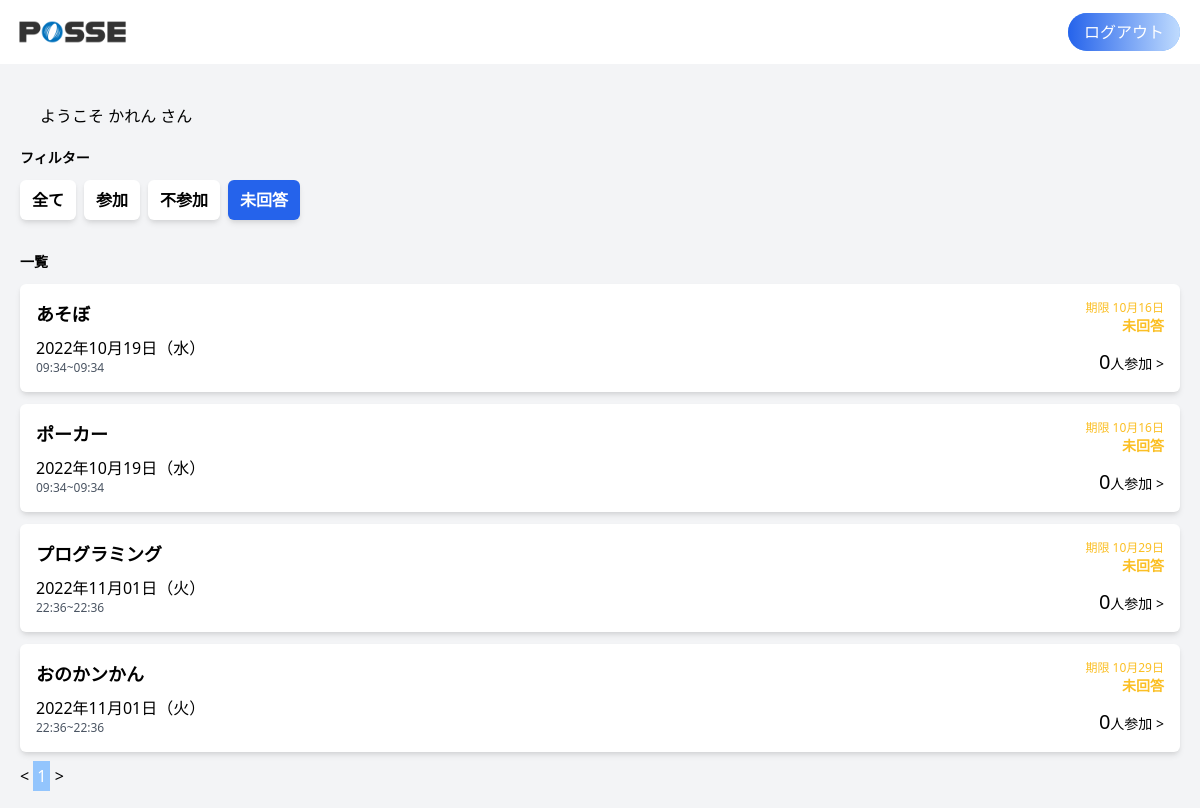
The page /index.php/?status=undefined (signed in) on the database its author committed.
### tables this page shows
CREATE TABLE `events` (
  `id` int NOT NULL,
  `name` varchar(10) NOT NULL,
  `detail` text,
  `start_at` datetime DEFAULT NULL,
  `end_at` datetime DEFAULT NULL,
  `created_at` datetime DEFAULT CURRENT_TIMESTAMP,
  `updated_at` datetime DEFAULT CURRENT_TIMESTAMP ON UPDATE CURRENT_TIMESTAMP,
  `deleted_at` datetime DEFAULT NULL
);

### src/index.php (the view, shortened to what this page needs)
<?php
require('dbconnect.php');
$user_id = $_SESSION['user_id'];
$today = date("Y-m-d H:i:s");
$stmt = $db->prepare("SELECT count(*) FROM events WHERE events.start_at >= '" . $today . "'");
$stmt->execute();
$count = $stmt->fetch();
$maxCount = ceil($count['count(*)'] / 10);
if (isset($_GET['page']) && is_numeric($_GET['page'])) {
  $page = $_GET['page'];
} else {
  $page = 1;
}
$status = filter_input(INPUT_GET, 'status');
if (isset($status)) {
  if ($_GET["status"] == "undefined") {
    $stmt = $db->prepare("SELECT * FROM events WHERE events.id NOT IN(SELECT event_id FROM event_attendance where user_id = '$user_id') AND events.start_at >= '" . $today . "' ORDER BY events.start_at ASC;");
    $stmt->execute();
  }
}
$events = $stmt->fetchAll();
function get_day_of_week($w)
{
  $day_of_week_list = ['日', '月', '火', '水', '木', '金', '土'];
  return $day_of_week_list["$w"];
}
?>
<!DOCTYPE html>
<html lang="ja">
<head>
  <link href="https://unpkg.com/tailwindcss@^2/dist/tailwind.min.css" rel="stylesheet">
</head>
<body>
  <header class="h-16">
    <div class="flex justify-between items-center w-full h-full mx-auto pl-2 pr-5">
      <div class="h-full">
        <img src="img/header-logo.png" alt="" class="h-full">
      </div>
      <div>
        <a class="text-white bg-blue-400 px-4 py-2 rounded-3xl bg-gradient-to-r from-blue-600 to-blue-200" href="auth/login/logout.php">ログアウト</a>
      </div>
    </div>
  </header>
  <main class="bg-gray-100">
    <div class="w-full mx-auto p-5">
      <p class="ml-5 my-5">ようこそ <?= $_SESSION['name'] ?> さん</p>
      <div id="filter" class="mb-8">
        <h2 class="text-sm font-bold mb-3">フィルター</h2>
        <div class="flex">
          <?php if ($status == '') : ?>
            <a href="/index.php" class="px-3 py-2 text-md font-bold mr-2 rounded-md shadow-md bg-blue-600 text-white">全て</a>
          <?php else : ?>
            <a href="/index.php" class="px-3 py-2 text-md font-bold mr-2 rounded-md shadow-md bg-white">全て</a>
          <?php endif; ?>
          <?php if ($status == '1') : ?>
            <a href="/index.php/?status=1" class="px-3 py-2 text-md font-bold mr-2 rounded-md shadow-md bg-blue-600 text-white">参加</a>
          <?php else : ?>
            <a href="/index.php/?status=1" class="px-3 py-2 text-md font-bold mr-2 rounded-md shadow-md bg-white">参加</a>
          <?php endif; ?>
          <?php if ($status == '2') : ?>
            <a href="/index.php/?status=2" class="px-3 py-2 text-md font-bold mr-2 rounded-md shadow-md bg-blue-600 text-white">不参加</a>
          <?php else : ?>
            <a href="/index.php/?status=2" class="px-3 py-2 text-md font-bold mr-2 rounded-md shadow-md bg-white">不参加</a>
          <?php endif; ?>
          <?php if ($status == 'undefined') : ?>
            <a href="/index.php/?status=undefined" class="px-3 py-2 text-md font-bold mr-2 rounded-md shadow-md bg-blue-600 text-white">未回答</a>
          <?php else : ?>
            <a href="/index.php/?status=undefined" class="px-3 py-2 text-md font-bold mr-2 rounded-md shadow-md bg-white">未回答</a>
          <?php endif; ?>
        </div>
      </div>
      <div id="events-list">
        <div class="flex justify-between items-center mb-3">
          <h2 class="text-sm font-bold">一覧</h2>
        </div>
        <?php foreach ($events as $event) :
          $start_date = strtotime($event['start_at']);
          $end_date = strtotime($event['end_at']);
          $day_of_week = get_day_of_week(date("w", $start_date));
        ?>
          <div class="modal-open bg-white mb-3 p-4 flex justify-between rounded-md shadow-md cursor-pointer" id="event-<?php echo $event['id']; ?>">
            <div>
              <h3 class="font-bold text-lg mb-2"><?php echo $event['name'] ?></h3>
              <p><?php echo date("Y年m月d日（${day_of_week}）", $start_date); ?></p>
              <p class="text-xs text-gray-600">
                <?php echo date("H:i", $start_date) . "~" . date("H:i", $end_date); ?>
              </p>
            </div>
            <div class="flex flex-col justify-between text-right">
              <div class="answer">
                <p class="hidden deadline text-xs text-yellow-400">期限 <?= date("m月d日", strtotime('-3 day', $end_date));; ?>
              </div>
              <a class="text-sm click-acord"><span class="text-xl count"></span>人参加 ></a>
            </div>
          </div>
        <?php endforeach; ?>
        <div class="mt-3">
          <?php if ($page > 1) : ?>
            <a href="index.php?page=<?= $page - 1; ?>" class="p-1">
              <</a>
              <?php else : ?>
                <span href="#"><</span>
                  <?php endif; ?>
                  <?php
                  for ($i = 0; $i < $maxCount; $i++) : ?>
                    <?php if ($i + 1 == $page) : ?>
                      <span class="p-1 bg-blue-300 text-white"><?= $i + 1; ?></span>
                    <?php else : ?>
                      <a href="index.php?page=<?= $i + 1; ?>" class="p-1"><?= $i + 1; ?></a>
                    <?php endif; ?>
                  <?php endfor; ?>
                  <?php if ($page < $maxCount) : ?>
                    <a href="index.php?page=<?= $page + 1; ?>" class="p-1">></a>
                  <?php else : ?>
                    <span href="#">></span>
                  <?php endif; ?>
        </div>
      </div>
    </div>
  </main>
</body>
</html>

### rows shown on the page
events: name "あそぼ", start_at "2022年10月19日（水）", start_at "09:34", end_at "09:34", end_at "10月16日"
events: name "ポーカー", start_at "2022年10月19日（水）", start_at "09:34", end_at "09:34", end_at "10月16日"
events: name "プログラミング", start_at "2022年11月01日（火）", start_at "22:36", end_at "22:36", end_at "10月29日"
events: name "おのかンかん", start_at "2022年11月01日（火）", start_at "22:36", end_at "22:36", end_at "10月29日"

### other values the page prints
$_SESSION['name'] "かれん"
